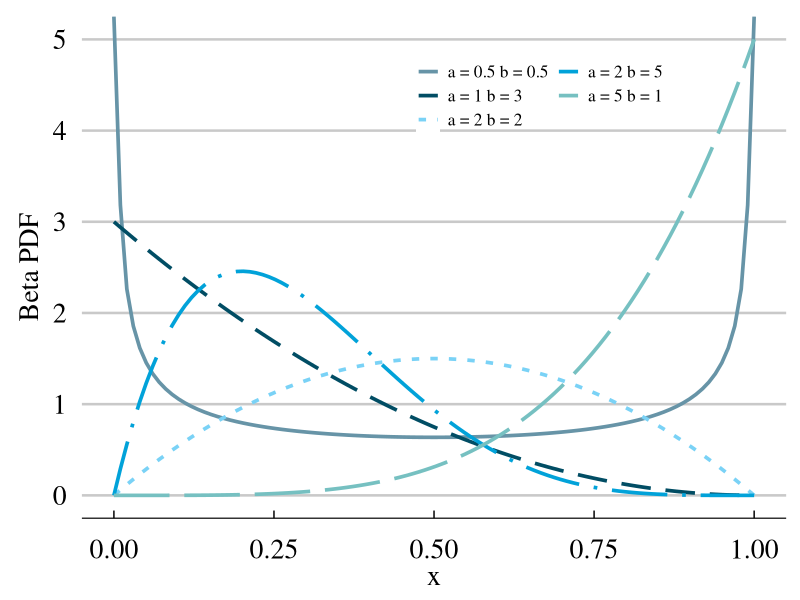

Write R code to recreate this figure.
# Plot Normal, Bernoulli and Beta distributions for paper
require(ggplot2)
require(ggthemes)

x <- seq(0, 1, length = 100)

a <- c(0.5,5,1,2,2)
b <- c(0.5,1,3,2,5)
  

y <- list()
for (i in 1:5){  
y[[i]] <- dbeta(x, a[i], b[i])
}


b1 <- data.frame(x,y=y[[1]])
b2 <- data.frame(x,y=y[[2]])
b3 <- data.frame(x,y=y[[3]])
b4 <- data.frame(x,y=y[[4]])
b5 <- data.frame(x,y=y[[5]])


b_all <- rbind(b1,b2,b3,b4,b5)

b_all$case <- rep(c("a = 0.5 b = 0.5", "a = 5 b = 1","a = 1 b = 3","a = 2 b = 2","a = 2 b = 5"),each=100)

pdf("beta_dist.pdf",width = 10,height = 8)
ggplot(b_all,aes(x=x,y=y,group=case,color=case,linetype=case)) +
  geom_line(name="",size=1.25) + scale_color_economist(name="") +
  scale_linetype_stata(name="") +
  theme_economist_white() +
  theme(legend.text=element_text(size=12.5),legend.background = element_rect(fill="transparent"),
        legend.key = element_rect(fill = "white",color = "white"),
        plot.background = element_rect(fill = "white"),
        legend.position=c(0.65,0.875),
        axis.title.y = element_text(vjust = 0.1,margin=margin(0,10,0,0)),
        axis.title.x = element_text(vjust = -0.25),
        text = element_text(size = 20,family="serif")) +
    ylab("Beta PDF") +
  guides(col = guide_legend(nrow=3))
dev.off()

